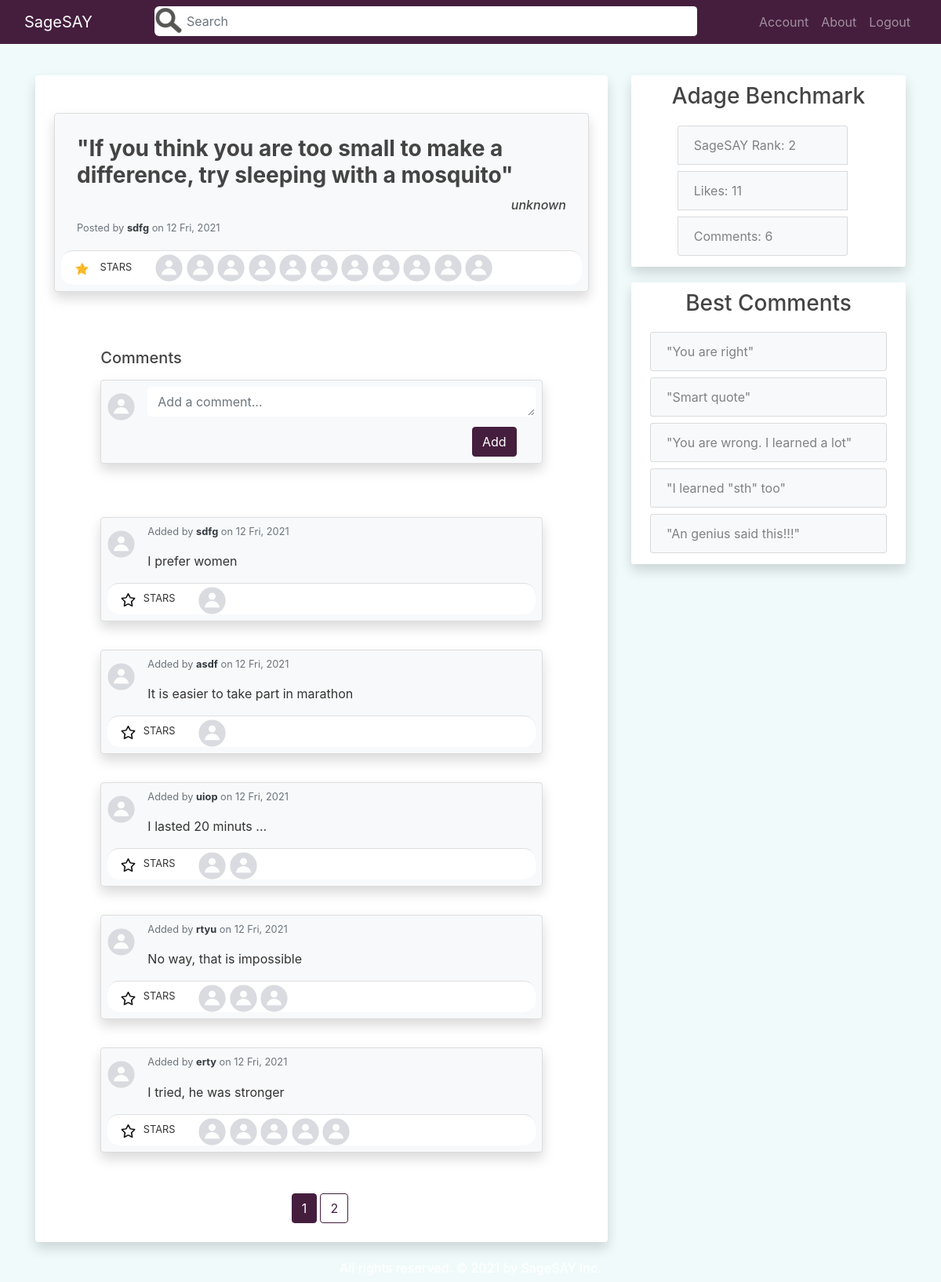
Screenshot of /post/120 (signed in) with the database file from the repository.
### quotes_app/models.py (models this page shows, shortened)
class Post(db.Model):
    id = db.Column(db.Integer, primary_key=True)
    author = db.Column(db.String(100), nullable=False, default='Anonymous')
    content = db.Column(db.Text, nullable=False)
    date_posted = db.Column(db.DateTime, nullable=False, default=dt.utcnow)
    user_id = db.Column(db.Integer, db.ForeignKey('user.id'), nullable=False)
    comments = db.relationship('Comment', backref='comment_post', lazy=True)
    likes = db.relationship('Like', backref='like_post', lazy=True)

class User(db.Model, UserMixin):
    id = db.Column(db.Integer, primary_key=True)
    username = db.Column(db.String(20), unique=True, nullable=False)
    email = db.Column(db.String(120), unique=True, nullable=False)
    image_file = db.Column(db.String(20), nullable=False, default='default.jpg')
    password = db.Column(db.String(60), nullable=False)
    posts = db.relationship('Post', backref='posted_by', lazy=True)
    comments = db.relationship('Comment', backref='comment_author', lazy=True)
    likes = db.relationship('Like', backref='like_author', lazy=True)
    more_info = db.relationship('MoreInfoUser', backref='info_author', lazy=True)
    like_comments = db.relationship('LikeComment', backref='like_comment_author', lazy=True)

class Comment(db.Model):
    id = db.Column(db.Integer, primary_key=True)
    content = db.Column(db.Text, nullable=False)
    date_comment = db.Column(db.DateTime, nullable=False, default=dt.utcnow)
    user_id = db.Column(db.Integer, db.ForeignKey('user.id'), nullable=False)
    post_id = db.Column(db.Integer, db.ForeignKey('post.id'), nullable=False)
    likes = db.relationship('LikeComment', backref='comment', lazy=True)

### quotes_app/posts/routes.py (the view, shortened to what this page needs)
@posts.route("/post/<int:post_id>", methods=['GET', 'POST'])
@login_required
def post(post_id):
    schform = SearchForm()
    if schform.schsubmit.data and schform.validate_on_submit():
        if schform.query.data != '':
            return redirect(url_for('main.home', sch=schform.query.data))
        else:
            return redirect(url_for('posts.post', post_id=post_id))
    post = Post.query.get_or_404(post_id)
    form = CommentForm()
    page = request.args.get('page', 1, type=int)
    comment_id = request.args.get('starc', type=int)
    post_id = request.args.get('starp', type=int)
    if post_id or comment_id:
        if post_id:
            update_like_table(current_user, post_id)
        elif comment_id:
            update_like_comment_table(current_user, comment_id)
        return redirect(url_for('posts.post', post_id=post.id, page=page))
    comments = Comment.query.filter_by(comment_post=post).order_by(Comment.date_comment.desc())\
        .paginate(page=page, per_page=PER_PAGE)
    post_data = prepare_post_display(post, 11)
    comments_data = prepare_comments_display(comments, 9)
    best_comments = get_best_comments_post(post, BEST_TREND)
    stats = get_stats_post(post)
    return render_template('posts/post.html', title='Adage Page', post_data=post_data, form=form,
        schform=schform, comments=comments, comments_data=comments_data, stats=stats,
        best_comments=best_comments)

### quotes_app/templates/posts/post.html (shortened to what this page needs)
{% extends "main/layout.html" %}
{% block content %}
<div class="col-md-8 pb-4">
    <div class="mx-auto">
        <div class="container pt-5 px-4 bg-white shadow rounded overflow-hidden">
            <div class="card p-2 mb-4 rounded shadow bg-light">
                <div class="card-body">
                    <div class="row">
                        <div class="col-12 link-post-content">
                            <h3 class="card-title "><b>"{{ post_data[-2].content | safe }}"</b></h3>
                        </div>
                        <div class="col-12 d-flex justify-content-end text-center">
                            <h6><i>{{ post_data[-2].author }}</i></h6>
                        </div>
                        <div class="col">
                            <h6 class="card-subtitle mt-1 text-muted">
                                <p class="card-text text-muted small"> Posted by <a href="{{ url_for('users.user_profile', username=post_data[-2].posted_by.username) }}" class="font-weight-bold text-dark"> {{ post_data[-2].posted_by.username }}</a> on {{ post_data[-2].date_posted.strftime('%-d %a, %Y') }}</p>
                            </h6>
                        </div>
                    </div>
                </div>
                <div class="card-footer bg-white p-1">
                    <div class="row">
                        <div class="col-md-auto">
                                <a href="{{ url_for('posts.post', post_id=post_data[-2].id, page=comments.page, starp=post_data[-2].id) }}" class="btn btn-outlined btn-black text-muted bg-transparent p-1 ml-2 mr-1" data-wow-delay="0.7s">
                            {% if post_data[-1] == True %}
                                <img src="{{ url_for('static', filename='icons_photos/christmas-star.png') }}" width="19" height="19">
                            {% else %}
                                <img src="{{ url_for('static', filename='icons_photos/star.png') }}" width="19" height="19">
                            {% endif %}
                            </a>
                            <small>STARS</small>
                        </div>
                        <div class="col-md-auto">
                            <ul class="list-inline mb-0">
                                {% for user in post_data[:-2] %}
                                    <li class="list-inline-item">
                                        <a href="{{ url_for('users.user_profile', username=user.username) }}" >
                                            <img src="{{ url_for('static', filename='profile_pics/' + user.image_file) }}" alt="DP" class="rounded-circle" width="35" height="35">
                                        </a>
                                    </li>
                                {% endfor %}
                            </ul>
                        </div>
                    </div>
                </div>
            </div>
            <div class="container px-0 pt-5">
                <div class="row justify-content-center">
                    <div class="col-lg-10">
                        <div class="d-flex align-items-center justify-content-between mb-3">
                            <h5 class="mb-0">Comments</h5>
                        </div>
                        <form method="POST" action="">
                            <fieldset class="form-group">
                                <div class="card p-2 rounded shadow bg-light">
                                    <div class="media">
                                        <a href="{{ url_for('users.user_profile', username=current_user.username) }}">
                                            <img class="mt-2 mr-3 rounded-circle" src="{{ url_for('static', filename='profile_pics/' + current_user.image_file) }}" alt="DP" width="35" height="35">
                                        </a>
                                        <div class="media-body">
                                            {% if form.content.errors %}
                                                {{ form.content(rows="1", class="form-control form-control-lg is-invalid") }}
                                                <div class="invalid-feedback">
                                                    {% for error in form.content.errors %}
                                                        <span>{{ error }}</span>
                                                    {% endfor %}
                                                </div>
                                            {% else %}
                                                {{ form.content(rows="1", class="form-control form-lg", placeholder='Add a comment...') }}
                                            {% endif %}
                                        </div>
                                    </div>
                                    <div class="d-flex form-group mb-0 mt-2 mr-4 justify-content-end">
                                        {{ form.submit(class="btn btn-violet") }}
                                    </div>
                                </div>
                            </fieldset>
                        </form>
                    </div>
                </div>
            </div>
            <div class="container pt-4 px-0">
                {% for comment in comments_data %}
                <div class="row justify-content-center py-2">
                    <div class="col-lg-10">
                        <div class="card p-2 rounded shadow bg-light">
                            <div class="media">
                                <a href="{{ url_for('users.user_profile', username=current_user.username) }}">
                                    <img class="mt-2 mr-3 rounded-circle" src="{{ url_for('static', filename='profile_pics/' + current_user.image_file) }}" alt="DP" width="35" height="35">
                                </a>
                                <div class="media-body">
                                    <p class="text-muted small"> Added by <a href="{{ url_for('users.user_profile', username=comment[-2].comment_author.username) }}" class="font-weight-bold text-dark"> {{ comment[-2].comment_author.username }}</a> on {{ comment[-2].date_comment.strftime('%-d %a, %Y') }}</p>
                                    {{comment[-2].content | safe}}
                                </div>
                            </div>
                            <div class="card-footer bg-white mt-3 p-0">
                                <div class="row">
                                    <div class="col-md-auto ">
                                        <a href="{{ url_for('posts.post', post_id=post_data[-2].id, page=comments.page, starc=comment[-2].id) }}" class="btn btn-outlined btn-black text-muted bg-transparent ml-3 px-0" data-wow-delay="0.7s">
                                        {% if comment[-1] == True %}
                                            <img src="{{ url_for('static', filename='icons_photos/christmas-star.png') }}" class="mr-1" width="19" height="19">
                                        {% else %}
                                            <img src="{{ url_for('static', filename='icons_photos/star.png') }}" class="mr-1" width="19" height="19">
                                        {% endif %}
                                        </a>
                                        <small>STARS</small>
                                    </div>
                                    <div class="col-md-auto">
                                        <ul class="list-inline mt-1 mb-0">
                                            {% for user in comment[:-2] %}
                                                <li class="list-inline-item">
                                                    <a href="{{ url_for('users.user_profile', username=user.username) }}" >
                                                        <img src="{{ url_for('static', filename='profile_pics/' + user.image_file) }}" alt="DP" class="rounded-circle" width="35" height="35">
                                                    </a>
                                                </li>
                                            {% endfor %}
                                        </ul>
                                    </div>
                                </div>
                            </div>
                        </div>
                    </div>
                </div>
                {% endfor %}
                <div class="container d-flex justify-content-center">
                    {% for page_num in comments.iter_pages(left_edge=1, right_edge=1, left_current=2, right_current=3) %}
                        {% if page_num %}
                            {% if comments.page == page_num %}
                                <a class="mt-4 mb-4 mr-1 btn btn-violet" href="{{ url_for('posts.post', post_id=post_data[-2].id, page=page_num) }}">{{ page_num }}</a>
                            {% else %}
                                <a class=" mt-4 mb-4 mr-1 btn btn-outline-violet" href="{{ url_for('posts.post', post_id=post_data[-2].id, page=page_num) }}">{{ page_num }}</a>
                            {% endif %}
                        {% else %}
                            ...
                        {% endif %}
                    {% endfor %}
                </div>
            </div>
        </div>
    </div>
</div>
<div class="col-md-4">
    <div class="content-section shadow">
        <div class="mb-3 text-center">
            <h3>Adage Benchmark</h3>
        </div>
        <div class="d-flex justify-content-center">
            <ul class="list-group col-9">
                <li class="my-1 list-group-item list-group-item-light">SageSAY Rank: {{ stats[0] }}</li>
                <li class="my-1 list-group-item list-group-item-light">Likes: {{ stats[1] }}</li>
                <li class="my-1 list-group-item list-group-item-light">Comments: {{ stats[2] }}</li>
            </ul>
        </div>
    </div>
    <div class="content-section shadow">
        <div class="mb-3 text-center">
            <h3>Best Comments</h3>
        </div>
        <ul class="list-group">
            {% if not best_comments %}
            <a href="{{ url_for('posts.post', post_id=post_data[-2].id) }}"><li class="list-group-item list-group-item-light">No comments. Add one.</li></a>
            {% else %}
                {% for comment in best_comments %}
                    <a href="{{ url_for('posts.post', post_id=post_data[-2].id) }}" class="p-1"><li class="list-group-item list-group-item-light">"{{ comment.content | safe }}"</li></a>
                {% endfor %}
            {% endif %}
        </ul>
    </div>
</div>
{% endblock content %}

### rows the page displays
Post: content "If you think you are too small to make a difference, try sleeping with a mosquito", author "unknown", date_posted "12 Fri, 2021"
User: username "sdfg", image_file (placeholder picture), image_file (picture), date_comment "12 Fri, 2021", content "I prefer women", username "asdf", content "It is easier to take part in marathon"
User: image_file (placeholder picture)
User: image_file (placeholder picture)
User: image_file (placeholder picture), image_file (picture), username "erty", date_comment "12 Fri, 2021", content "I tried, he was stronger"
User: image_file (placeholder picture), image_file (picture), username "rtyu", date_comment "12 Fri, 2021", content "No way, that is impossible"
User: image_file (placeholder picture)
User: image_file (placeholder picture)
User: image_file (placeholder picture), image_file (picture), username "uiop", date_comment "12 Fri, 2021", content "I lasted 20 minuts ..."
User: image_file (placeholder picture)
User: image_file (placeholder picture)
User: image_file (picture)
Comment: content "You are right"
Comment: content "Smart quote"
Comment: content "You are wrong. I learned a lot"
Comment: content "I learned \"sth\" too"
Comment: content "An genius said this!!!"

### other values shown
{{ page_num }} "1"
{{ page_num }} "2"
{{ stats[0] }} "2"
{{ stats[1] }} "11"
{{ stats[2] }} "6"
